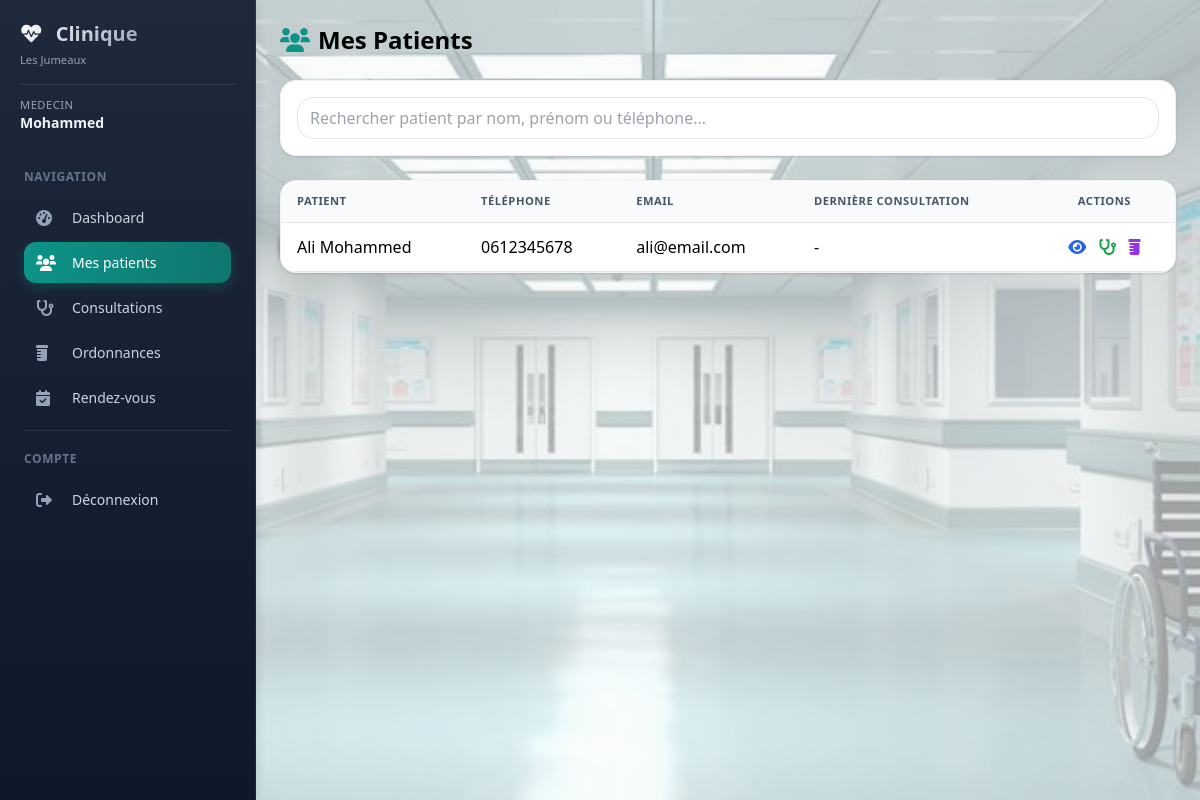
Screenshot of /medecin/patients (signed in) with the database file from the repository.
### models/database.py (models this page shows, shortened)
class Utilisateur(UserMixin, db.Model):
    __tablename__ = 'utilisateurs'
    id = db.Column(db.Integer, primary_key=True)
    email = db.Column(db.String(120), unique=True, nullable=False)
    password = db.Column(db.String(200), nullable=False)
    role = db.Column(db.String(20), default='patient')
    nom = db.Column(db.String(100))
    prenom = db.Column(db.String(100))
    telephone = db.Column(db.String(20))
    medecin_id = db.Column(db.Integer, db.ForeignKey('medecins.id'))
    specialite = db.Column(db.String(100))
    adresse = db.Column(db.Text)
    created_at = db.Column(db.DateTime, default=datetime.utcnow)
    medecin = db.relationship('Medecin', backref='utilisateur', foreign_keys=[medecin_id])

class Patient(db.Model):
    __tablename__ = 'patients'
    id = db.Column(db.Integer, primary_key=True)
    nom = db.Column(db.String(100), nullable=False)
    prenom = db.Column(db.String(100), nullable=False)
    email = db.Column(db.String(120))
    telephone = db.Column(db.String(20), nullable=False)
    date_naissance = db.Column(db.Date)
    adresse = db.Column(db.Text)
    num_assurance = db.Column(db.String(50))
    user_id = db.Column(db.Integer, db.ForeignKey('utilisateurs.id'))
    date_creation = db.Column(db.DateTime, default=datetime.utcnow)
    allergies = db.Column(db.Text)
    chronic_diseases = db.Column(db.Text)
    current_medications = db.Column(db.Text)
    user = db.relationship('Utilisateur', backref='patient', foreign_keys=[user_id])
    rendezvous = db.relationship('RendezVous', back_populates='patient', lazy='dynamic')
    consultations = db.relationship('Consultation', back_populates='patient', lazy='dynamic')
    ordonnances = db.relationship('Ordonnance', back_populates='patient', lazy='dynamic')
    factures = db.relationship('Facture', back_populates='patient', lazy='dynamic')

### models/medecin.py (the view)
@medecin_bp.route('/patients')
@medecin_required
def patients():
    medecin = get_current_medecin()
    if not medecin:
        return render_template('error.html', message="Profil médecin non trouvé")
    consultations = Consultation.query.filter_by(medecin_id=medecin.id).all()
    patient_ids = list(set([c.patient_id for c in consultations]))
    patients = Patient.query.filter(Patient.id.in_(patient_ids)).all() if patient_ids else []
    return render_template('medecin/patients.html', patients=patients)

### models/medecin.py (called while the page is built)
def medecin_required(f):
    @wraps(f)
    def decorated_function(*args, **kwargs):
        if 'user_id' not in session:
            return redirect(url_for('auth.login'))
        if session.get('role') != 'medecin':
            return render_template('error.html', message="Accès non autorisé"), 403
        return f(*args, **kwargs)
    return decorated_function

def get_current_medecin():
    user_id = session.get('user_id')
    if not user_id:
        return None
    user = Utilisateur.query.get(user_id)
    if not user or user.role != 'medecin':
        return None
    if user.medecin_id:
        return Medecin.query.get(user.medecin_id)
    return Medecin.query.filter_by(email=user.email).first()

### templates/medecin/patients.html (shortened to what this page needs)
{% extends "base_dashboard.html" %}
{% block content %}
<div>
    <h1 class="text-2xl font-bold mb-6"><i class="fas fa-users text-primary mr-2"></i>Mes Patients</h1>
    <div class="bg-white rounded-lg shadow p-4 mb-6">
        <input type="text" id="searchInput" placeholder="Rechercher patient par nom, prénom ou téléphone..."
               class="w-full px-3 py-2 border rounded-lg">
    </div>
    <div class="bg-white rounded-lg shadow overflow-hidden">
        <table class="w-full">
            <thead class="bg-gray-100">
                <tr>
                    <th class="px-4 py-3 text-left">Patient</th>
                    <th class="px-4 py-3 text-left">Téléphone</th>
                    <th class="px-4 py-3 text-left">Email</th>
                    <th class="px-4 py-3 text-left">Dernière consultation</th>
                    <th class="px-4 py-3 text-center">Actions</th>
                </tr>
            </thead>
            <tbody id="patientsTable">
                {% for patient in patients %}
                <tr class="border-t hover:bg-gray-50">
                    <td class="px-4 py-3 font-medium">{{ patient.nom }} {{ patient.prenom }}</td>
                    <td class="px-4 py-3">{{ patient.telephone or '-' }}</td>
                    <td class="px-4 py-3">{{ patient.email or '-' }}</td>
                    <td class="px-4 py-3">{{ patient.last_consultation or '-' }}</td>
                    <td class="px-4 py-3 text-center">
                        <button onclick="viewDossier({{ patient.id }})" class="text-blue-600 hover:text-blue-800 mx-1" title="Dossier médical">
                            <i class="fas fa-eye"></i>
                        </button>
                        <button onclick="newConsultation({{ patient.id }})" class="text-green-600 hover:text-green-800 mx-1" title="Nouvelle consultation">
                            <i class="fas fa-stethoscope"></i>
                        </button>
                        <button onclick="newOrdonnance({{ patient.id }})" class="text-purple-600 hover:text-purple-800 mx-1" title="Nouvelle ordonnance">
                            <i class="fas fa-prescription-bottle"></i>
                        </button>
                    </td>
                </tr>
                {% else %}
                <tr>
                    <td colspan="5" class="text-center py-8 text-gray-500">Aucun patient trouvé</td>
                </tr>
                {% endfor %}
            </tbody>
        </table>
    </div>
</div>
{% endblock %}

### templates/base_dashboard.html (shortened to what this page needs)
<!DOCTYPE html>
<html lang="fr">
<head>
    <script src="https://cdn.tailwindcss.com"></script>
    <link href="https://cdnjs.cloudflare.com/ajax/libs/font-awesome/6.0.0/css/all.min.css" rel="stylesheet">
    <link rel="stylesheet" href="{{ url_for('static', filename='style.css') }}">
</head>
<body class="bg-gray-50 font-sans antialiased">
<div class="fixed inset-0 -z-10 bg-gray-50/60"></div>
<div class="flex min-h-screen">
    <aside class="sidebar fixed md:relative z-40 w-64 flex-shrink-0 h-full md:h-auto overflow-y-auto">
        <div class="p-5">
            <div class="flex items-center justify-between sidebar-header">
                <div>
                    <h2 class="text-xl font-bold">
                        <i class="fas fa-heartbeat text-primary mr-2"></i>
                        Clinique
                    </h2>
                    <p class="text-xs mt-1">Les Jumeaux</p>
                </div>
            </div>
            <div class="sidebar-user mt-4 pt-3">
                <p class="text-sm">
                    <span class="block text-xs role">{{ session.role|capitalize }}</span>
                    <span class="font-semibold name">{{ session.nom }} {{ session.prenom }}</span>
                </p>
            </div>
        </div>
        <nav class="px-3 pb-4">
            <div class="sidebar-section text-xs uppercase tracking-wider px-3 py-2 mt-2">Navigation</div>
            {% if session.role == 'admin' %}
            <a href="{{ url_for('admin.dashboard') }}" class="sidebar-link {% if request.endpoint == 'admin.dashboard' %}active{% endif %}">
                <i class="fas fa-tachometer-alt w-5"></i><span>Dashboard</span>
            </a>
            <a href="{{ url_for('admin.gestion_utilisateurs') }}" class="sidebar-link {% if request.endpoint == 'admin.gestion_utilisateurs' %}active{% endif %}">
                <i class="fas fa-users-cog w-5"></i><span>Gestion utilisateurs</span>
            </a>
            <a href="{{ url_for('admin.statistiques') }}" class="sidebar-link flex items-center px-3 py-2 rounded-lg mb-1 transition">
                <i class="fas fa-chart-line w-5"></i><span class="ml-3">Statistiques</span>
            </a>
            {% elif session.role == 'medecin' %}
            <a href="{{ url_for('medecin.dashboard') }}" class="sidebar-link {% if request.endpoint == 'medecin.dashboard' %}active{% endif %}">
                <i class="fas fa-tachometer-alt w-5"></i><span>Dashboard</span>
            </a>
            <a href="{{ url_for('medecin.patients') }}" class="sidebar-link {% if request.endpoint == 'medecin.patients' %}active{% endif %}">
                <i class="fas fa-users w-5"></i><span>Mes patients</span>
            </a>
            <a href="{{ url_for('medecin.consultations') }}" class="sidebar-link {% if request.endpoint == 'medecin.consultations' %}active{% endif %}">
                <i class="fas fa-stethoscope w-5"></i><span>Consultations</span>
            </a>
            <a href="{{ url_for('medecin.ordonnances') }}" class="sidebar-link {% if request.endpoint == 'medecin.ordonnances' %}active{% endif %}">
                <i class="fas fa-prescription-bottle w-5"></i><span>Ordonnances</span>
            </a>
            <a href="{{ url_for('medecin.rendezvous') }}" class="sidebar-link {% if request.endpoint == 'medecin.rendezvous' %}active{% endif %}">
                <i class="fas fa-calendar-check w-5"></i><span>Rendez-vous</span>
            </a>
            {% endif %}
            <div class="sidebar-border"></div>
            <div class="sidebar-section text-xs uppercase tracking-wider px-3 py-2">Compte</div>
            <a href="{{ url_for('auth.logout') }}" class="sidebar-link logout">
                <i class="fas fa-sign-out-alt w-5"></i><span>Déconnexion</span>
            </a>
        </nav>
    </aside>
    <div class="flex-1 flex flex-col">
        <main class="flex-1 p-4 md:p-6">
            {% block content %}{% endblock %}
        </main>
    </div>
</div>
</body>
</html>

### static/style.css (style rules this page uses)
body { background-image: url('/static/images/hopital-corridor.jpg'); background-size: cover; background-position: center; background-attachment: fixed; }
.sidebar { transition: transform 0.3s ease-in-out; background: linear-gradient(180deg, #1e293b 0%, #0f172a 100%); border-right: 1px solid rgba(255, 255, 255, 0.05); box-shadow: 2px 0 10px rgba(0, 0, 0, 0.1); }
@media (min-width: 768px) { .sidebar { transform: translateX(0) !important; } }
.sidebar-header h2 { background: linear-gradient(135deg, #fff 0%, #94a3b8 100%); -webkit-background-clip: text; -webkit-text-fill-color: transparent; background-clip: text; font-weight: 700; }
.sidebar-header p { color: #94a3b8; font-size: 0.7rem; }
.sidebar-user { border-top: 1px solid rgba(255, 255, 255, 0.1); margin-top: 0.75rem; padding-top: 0.75rem; }
.sidebar-user .role { color: #94a3b8; font-size: 0.7rem; text-transform: uppercase; letter-spacing: 0.5px; }
.sidebar-user .name { color: #f1f5f9; font-weight: 600; font-size: 0.875rem; }
.sidebar-section { color: #64748b; font-size: 0.65rem; font-weight: 600; text-transform: uppercase; letter-spacing: 1px; padding: 0.75rem 1rem 0.5rem; }
.sidebar-link { display: flex; align-items: center; gap: 12px; padding: 10px 12px; margin: 4px 12px; border-radius: 12px; color: #cbd5e1; text-decoration: none; transition: all 0.2s ease; font-size: 0.875rem; font-weight: 500; }
.sidebar-link i { width: 24px; font-size: 1rem; color: #94a3b8; transition: all 0.2s ease; }
.sidebar-link.active { background: linear-gradient(90deg, #0D9488 0%, #0F766E 100%); color: #ffffff; box-shadow: 0 4px 12px rgba(13, 148, 136, 0.3); }
.sidebar-link.active i { color: #ffffff; }
.sidebar-link.logout { color: #cbd5e1; }
.sidebar-link.logout i { color: #94a3b8; }
.sidebar-border { border-top: 1px solid rgba(255, 255, 255, 0.1); margin: 12px; }
.card, .bg-white.rounded-lg.shadow { transition: all 0.3s ease; border: 1px solid rgba(0,0,0,0.05); }
.rounded-lg { border-radius: 1rem !important; }
table { border-collapse: separate; border-spacing: 0; }
th { background: #f8fafc; font-weight: 600; text-transform: uppercase; font-size: 0.7rem; letter-spacing: 0.5px; color: #475569; }
tr { transition: background 0.2s ease; }
td { border-bottom: 1px solid #e2e8f0; padding: 0.75rem 1rem; }

### rows the page displays
Utilisateur: role "MEDECIN"
Patient: nom "Ali", prenom "Mohammed", telephone "0612345678", email "ali@email.com", last_consultation "-"

### other values shown
{{ session.nom }} "Mohammed"
